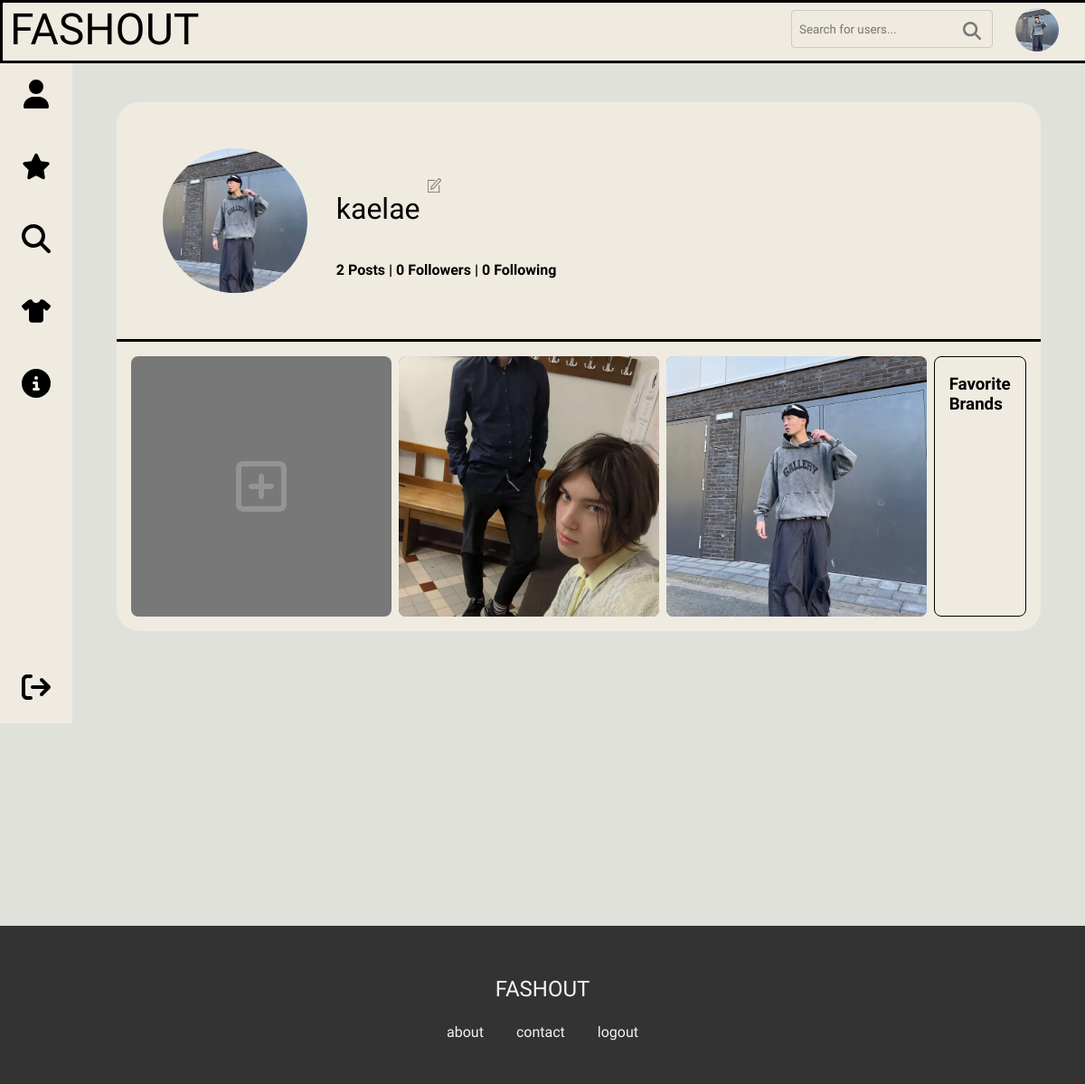
The page /profile/ (signed in) on the database as committed earlier.
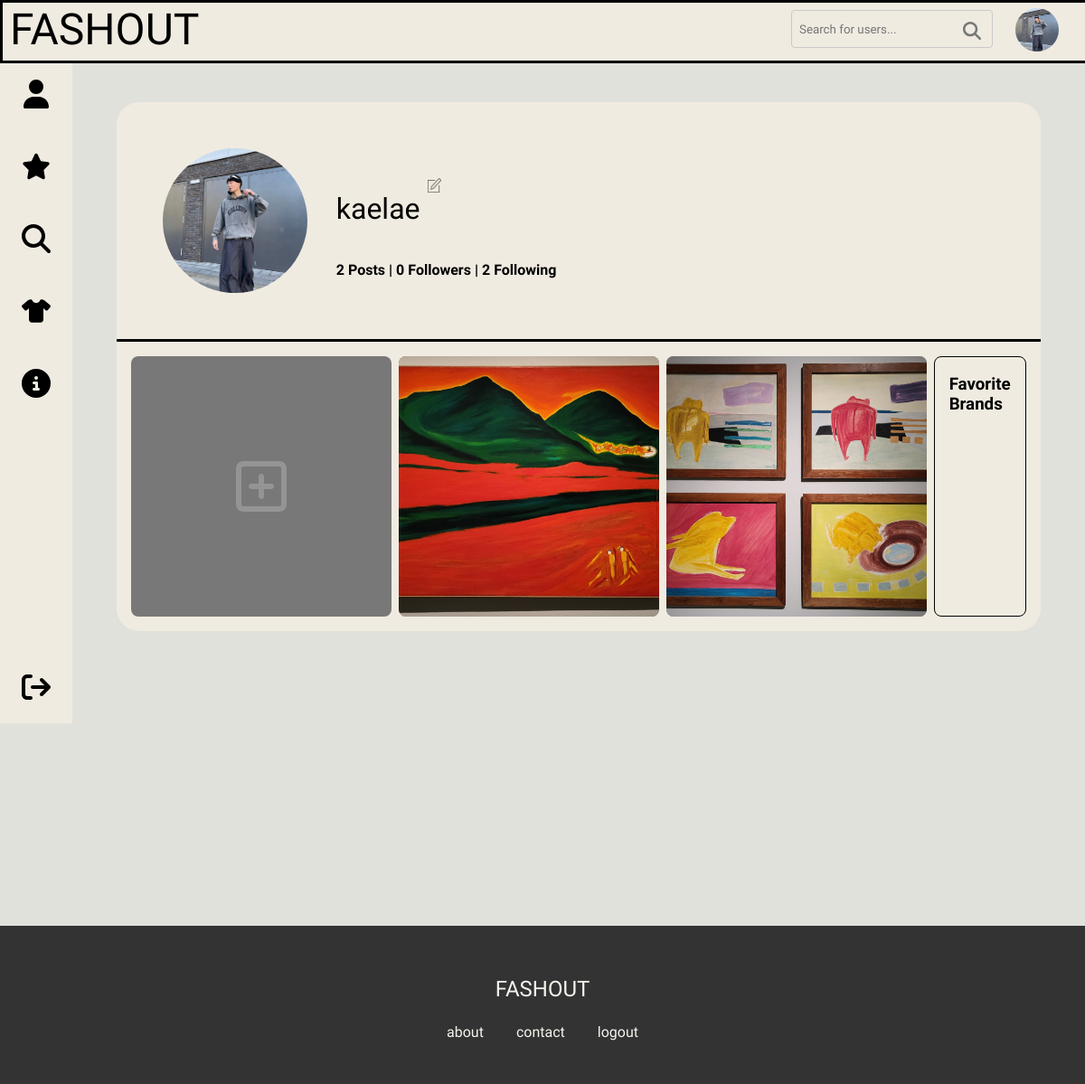
The same page on the database as committed later.
### main/models.py (models this page shows, shortened)
class Profile(models.Model): #class based view
    user = models.OneToOneField(User, on_delete=models.CASCADE) # OneToOneField is one to one relationship i.e the user can only have one profile
    profile_image = models.ImageField(default="default.jpg", upload_to="profile_pics")

class Post(models.Model):
    author = models.ForeignKey(User, on_delete=models.CASCADE) # ForeignKey is one to many relationship i.e one user can have many posts
    date = models.DateTimeField(default=datetime.now)
    image = models.ImageField(upload_to="user_posts", blank=True, null=True)
    caption = models.TextField(default="")
    pieces = models.TextField(default="")
    likes = models.ManyToManyField(User, blank=True, related_name="post_likes")
    like_count = models.BigIntegerField(default="0")

### main/views.py (the view)
# urls.py: path('profile/', views.profile, name='profile'),
@login_required(login_url="user_login")
def profile(request, username=None):
    if username is None: #because by default, the logged in user's username is None
        username = request.user.username
    user = get_object_or_404(User, username=username)
    user_posts = Post.objects.filter(author=user).order_by("-date")
    is_following = UserFollowing.objects.filter(user=user, follower=request.user).exists()
    follower_count = UserFollowing.objects.filter(user=user).count()
    following_count = UserFollowing.objects.filter(follower=user).count()
    context = {
        "user": user,
        "user_posts": user_posts,
        "is_following": is_following,
        "follower_count": follower_count,
        "following_count": following_count,
    }
    return render(request, "main/user/profile.html", context)

### main/templates/main/user/profile.html (shortened to what this page needs)
{% extends "main.html" %}
{% load crispy_forms_tags %}
{% block content %}
    <div class="main_wrapper">
        <div class="profile_content">
            <div class="account_info_wrapper">
                <img class="account_img" src= "{{ user.profile.profile_image.url }}">
                <div class="account_info">
                    <div class="username_wrapper">
                        <p class="account_heading"> {{ user.username }} </p>
                        {% if request.user == user %}
                        <a href="{% url "edit_profile" %}" class="edit_profile_button">
                            <img src="/media/edit_profile.png" alt="edit profile">
                        </a>
                        {% endif %}
                    </div>
                    <div class="account_stats_wrapper">
                        <p class="account_stats">
                            {{ user_posts|length }} {% if user_posts|length == 1 %} Post {% else %} Posts | {% endif %} {{ follower_count }} Followers | {{ following_count }} Following
                        </p>
                    </div>
                </div>
            </div>
            <div class="profile_bottom_wrapper">
                <div class="profile_posts_grid">
                    {% if request.user == user %}
                    <a href="{% url "upload_fitpic" %}">
                        <div class="profile_post">
                        </div>
                    </a>
                    {% endif %}
                    {% for post in user_posts %}
                        {% if post.image %}
                            <div class="profile_post">
                                <a href="{% url "post_view" pk=post.pk %}">
                                    <img src="{{ post.image.url }}">
                                </a>
                            </div>
                        {% endif %}
                    {% endfor %}
                </div>
                <div class="profile_favorite_brands">
                    <h3> Favorite Brands </h3>
                </div>
            </div>
        </div>
    </div>
{% endblock %}

### templates/main.html (shortened to what this page needs)
{% load static %}
<!DOCTYPE html>
<html>
<head>
    <link rel="stylesheet" href="{% static 'css/style.css' %}">
</head>
<body>
    {% include "navbar.html" %}
    <main class="main_main">
        {% block content %}
        {% endblock %}
    </main>
    <footer>
        <div class="footer">
            <div class="footer_logo">
                <a href="/">
                    <p>FASHOUT</p>
                </a>
            </div>
            <ul class="footer_navbar">
                <div class="footer_about">
                    <a href="/">about</a>
                </div>
                <div class="footer_contact">
                    <a href="/">contact</a>
                </div>
                <div class="footer_logout">
                    <a href="/">logout</a>
                </div>
            </ul>
        </div>
    </footer>
</body>
</html>

### templates/navbar.html (shortened to what this page needs)
<nav class= "navbar">
    <ul class="navtop">
        <li class="logo"><a href="/">FASHOUT</a></li>
        <div class="nav_top_right">
            <div class="search_bar">
                <input type="text" class="search_input" id="user_search_input" placeholder="Search for users..." autocomplete="off">
                <button class="search_button" type="submit">
                </button>
            </div>
            <div style="float: right; margin-right:2rem;"> <a href="{% url "profile" %}">
                <img class="account_img" src= "{{ request.user.profile.profile_image.url }}" style="width:3rem; height:3rem">
            </a></div>
        </div>
    </ul>
    <ul class="sidebar">
        <li class="nav_item"><a href="{% url "profile" %}">
            <span> profile </span></a>
        </li>
        <li class="nav_item"><a href="{% url "ootd" %}">
            <span> OOTD </span></a>
        </li>
        <li class="nav_item"><a href="{% url "browse_fits" %}">
            <span> browse fits </span></a>
        </li>
        <li class="nav_item"><a href="{% url "style_guide" %}">
            <span> style guide </span></a>
        </li>
        <li class="nav_item"><a href="{% url "about" %}">
            <span> about </span></a>
        </li>
        {% if user.is_authenticated %}
        <li class="nav_item"><a href="{% url "user_logout" %}">
            <span> logout </span></a>
        </li>
        {% endif %}
    </ul>
<nav>

### static/css/style.css (style rules this page uses)
:root { font-size: 16px; }
body { background-color: rgb(225, 225, 220); padding: 0; margin: 0; }
.main_main { margin-left: 5rem; margin-top: 4rem; min-height: 100dvh; }
.main_wrapper { padding: 1rem; }
.navtop { z-index: 100; display: flex; margin: 0; padding: 0; height: 4rem; top: 0; width: 100%; position: fixed; align-items: center; justify-content: space-between; background-color: rgb(240, 235, 225); border: solid black; }
.logo { padding: 0.5rem; padding-top: 0.2rem; }
.logo a { color: black; text-decoration: none; font-size: 3rem; }
.sidebar { position: fixed; z-index: 99; margin: 0; padding: 0; width: 5rem; height: calc(100vh - 4rem); background-color: rgb(240, 235, 225); display: flex; flex-direction: column; align-items: center; list-style-type: none; transition: 0.5s width ease; }
.nav_item { width: 100%; transition: background-color 0.3s; }
.nav_item:last-child { margin-top: auto; }
.nav_item a { display: flex; align-items: center; height: 5rem; color: black; text-decoration: none; list-style: none; overflow: hidden; }
.nav_item svg { min-height: 2rem; min-width: 2rem; max-height: 2rem; max-width: 2rem; margin: 0 1.5rem; transition: transform 0.3s; }
.nav_top_right { display: flex; justify-content: flex-end; align-items: center; gap: 1rem; }
.search_bar { width: 14rem; height: 3rem; padding: 0.5rem; position: relative; right: 0; }
.search_input { padding: 0.5rem 0.5rem 0.5rem 0.5rem; border: solid 0.1rem #c9c9c9; background-color: rgb(240, 235, 225); color: rgb(120, 120, 120); font-family: "Raleway", sans-serif; border-radius: 0.25rem; outline: none; max-width: calc(100% - 1rem - 0.2rem); }
.search_button { position: absolute; width: 2rem; height: 2rem; top: 50%; transform: translateY(-50%); right: 1rem; border: none; background: none; cursor: pointer; filter: brightness(1); transition: filter 0.1s; }
.footer { background-color: #333; width: 100%; padding-top: 2rem; padding-bottom: 2rem; margin-top: 10rem; text-align: center; }
.footer_logo a { text-decoration: none; color: #F4F4EE; font-size: 1.5rem; }
.footer_navbar { display: flex; justify-content: center; padding: 0; gap: 3%; }
.footer_navbar a { text-decoration: none; color: #F4F4EE; }
.profile_content { display: flex; flex-direction: column; margin: 3%; width: 94%; border-radius: 25px; overflow:hidden; background-color: rgb(240, 235, 225); }
.account_info_wrapper { padding: 5%; border-bottom: solid black; display: flex; align-items: center; width: 100%; }
.account_info { display: inline-flex; flex-direction: column; height: 10rem; margin-left: 2rem; }
.account_img { height: 10rem; width: 10rem; border-radius: 50%; object-fit: cover; }
.username_wrapper { display: flex; align-items: center; padding: 0; margin: 0; }
.account_heading { font-size: 2rem; margin: 0; margin-top: 3rem; }
.account_stats_wrapper { margin-top: auto; font-weight: bold; }
.edit_profile_button { opacity: 0.6; margin: 0; padding: 0; }
.edit_profile_button img { height: 1rem; padding-left: 0.5rem; }
.profile_bottom_wrapper { display: flex; flex: 1; justify-content: space-between; padding: 1rem; }
.profile_posts_grid { display: grid; width: calc(3*18rem+1rem); padding-right: 0.5rem; grid-template-columns: repeat(3, 1fr); grid-gap: 0.5rem; border-radius: 0.5rem; }
.profile_post { display: flex; align-items: center; justify-content: center; background-color: rgb(120, 120, 120); width: 18rem; height: 18rem; border-radius: 0.5rem; overflow: hidden; transition: filter 0.3s; }
.profile_post svg { height: 4rem; }
.profile_post img { display: block; object-fit: cover; width: 18rem; height: 18rem; }
.profile_favorite_brands { display: flex; flex-direction: column; width: 20rem; padding: 1rem; padding-top: 0; border-radius: 0.5rem; border: solid 0.1rem black; }
input[type="text"] { height: 24px; width: 100%; margin-bottom: 2%; }

### templates/main.html (style rules this page uses)
body { font-family: "Raleway"; }

Rows that differ between the two databases and show on the page:
removed Post: image (picture)
removed Post: image (picture)
added Post: image (picture)
added Post: image (picture)
Other text that changed with them:
{{ following_count }}: "0" → "2"
